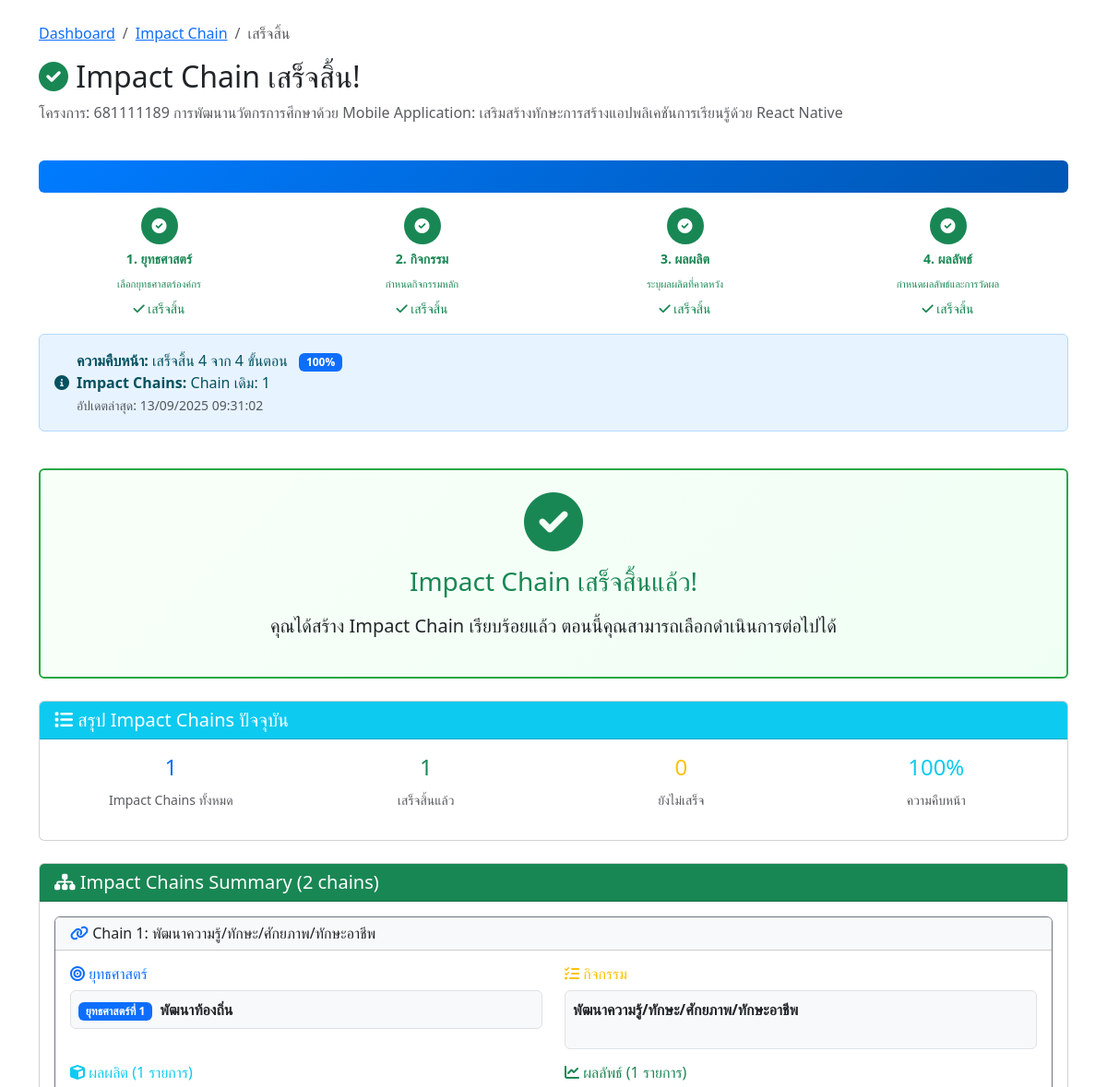
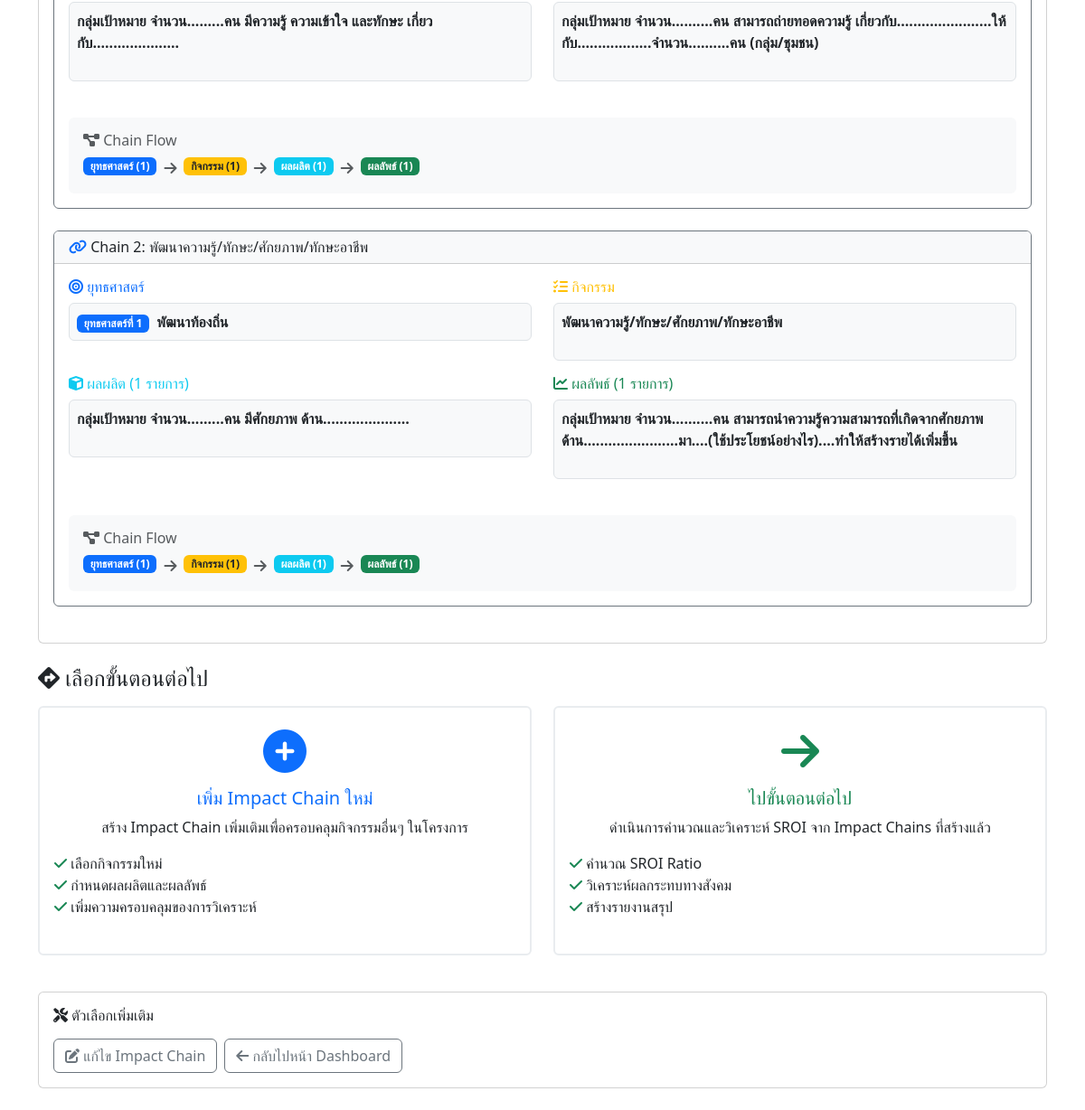
The page /impact-chain/step4-completion.php?project_id=10 (signed in) on the database its author committed (2 pictures, top to bottom).
### tables this page shows
CREATE TABLE `projects` (
  `id` int(11) NOT NULL,
  `project_code` varchar(50) NOT NULL COMMENT 'รหัสโครงการ',
  `name` varchar(500) NOT NULL COMMENT 'ชื่อโครงการ',
  `description` text DEFAULT NULL COMMENT 'รายละเอียดโครงการ',
  `objective` text DEFAULT NULL COMMENT 'วัตถุประสงค์โครงการ',
  `start_date` date DEFAULT NULL COMMENT 'วันที่เริ่มโครงการ',
  `end_date` date DEFAULT NULL COMMENT 'วันที่สิ้นสุดโครงการ',
  `budget` decimal(15,2) DEFAULT NULL COMMENT 'งบประมาณ',
  `organization` varchar(300) DEFAULT NULL COMMENT 'หน่วยงาน/องค์กร',
  `project_manager` varchar(200) DEFAULT NULL COMMENT 'ผู้จัดการโครงการ',
  `status` enum('incompleted','completed') DEFAULT 'incompleted' COMMENT 'สถานะโครงการ',
  `created_by` varchar(100) DEFAULT NULL COMMENT 'ผู้สร้าง',
  `created_at` timestamp NOT NULL DEFAULT current_timestamp(),
  `updated_at` timestamp NOT NULL DEFAULT current_timestamp() ON UPDATE current_timestamp(),
  `impact_chain_status` longtext DEFAULT NULL CHECK (json_valid(`impact_chain_status`)),
  `total_impact_chains` int(11) DEFAULT 0 COMMENT 'จำนวน Impact Chain ทั้งหมด',
  `current_chain_id` int(11) DEFAULT NULL COMMENT 'Impact Chain ที่กำลังทำอยู่'
);

CREATE TABLE `project_activities` (
  `id` int(11) NOT NULL,
  `project_id` int(11) NOT NULL COMMENT 'รหัสโครงการ',
  `activity_id` int(11) NOT NULL COMMENT 'รหัสกิจกรรม',
  `chain_sequence` int(11) DEFAULT 1,
  `created_by` varchar(100) DEFAULT NULL COMMENT 'ผู้สร้าง',
  `created_at` timestamp NOT NULL DEFAULT current_timestamp(),
  `updated_at` timestamp NOT NULL DEFAULT current_timestamp() ON UPDATE current_timestamp(),
  `act_details` text DEFAULT NULL
);

CREATE TABLE `strategies` (
  `strategy_id` int(11) NOT NULL,
  `strategy_code` varchar(50) NOT NULL,
  `strategy_name` varchar(255) NOT NULL,
  `description` text DEFAULT NULL,
  `created_at` timestamp NOT NULL DEFAULT current_timestamp()
);

CREATE TABLE `project_outputs` (
  `id` int(11) NOT NULL,
  `project_id` int(11) NOT NULL COMMENT 'รหัสโครงการ',
  `output_id` int(11) NOT NULL COMMENT 'รหัสผลผลิต',
  `chain_sequence` int(11) DEFAULT 1,
  `output_details` text NOT NULL COMMENT 'รายละเอียดเพิ่มเติมของผลผลิต',
  `created_by` varchar(100) DEFAULT NULL COMMENT 'ผู้สร้าง',
  `created_at` timestamp NOT NULL DEFAULT current_timestamp(),
  `updated_at` timestamp NOT NULL DEFAULT current_timestamp() ON UPDATE current_timestamp()
);

CREATE TABLE `project_outcomes` (
  `id` int(11) NOT NULL,
  `project_id` int(11) NOT NULL,
  `outcome_id` int(11) NOT NULL,
  `chain_sequence` int(11) DEFAULT 1,
  `outcome_details` text DEFAULT NULL COMMENT 'รายละเอียดเพิ่มเติมของผลลัพธ์',
  `created_by` int(11) NOT NULL,
  `created_at` timestamp NOT NULL DEFAULT current_timestamp(),
  `updated_at` timestamp NOT NULL DEFAULT current_timestamp() ON UPDATE current_timestamp()
);

### impact-chain/step4-completion.php (the view, shortened to what the rows shown need)
<?php
require_once '../config.php';
$project_id = isset($_GET['project_id']) ? (int)$_GET['project_id'] : 0;
$user_id = $_SESSION['user_id'];
$check_query = "SELECT * FROM projects WHERE id = ? AND created_by = ?";
$check_stmt = mysqli_prepare($conn, $check_query);
mysqli_stmt_bind_param($check_stmt, 'ii', $project_id, $user_id);
mysqli_stmt_execute($check_stmt);
$project_result = mysqli_stmt_get_result($check_stmt);
$project = mysqli_fetch_assoc($project_result);
$status = getMultipleImpactChainStatus($project_id);
$impact_chains_data = [];
if ($project_id > 0) {
    $chains_query = "
        SELECT
            a.activity_id,
            a.activity_code,
            COALESCE(pa.act_details, a.activity_name) as activity_name,
            a.activity_description,
            pa.chain_sequence,
            pa.id as project_activity_id
        FROM activities a
        INNER JOIN project_activities pa ON a.activity_id = pa.activity_id
        WHERE pa.project_id = ?
        ORDER BY pa.chain_sequence, a.activity_code
    ";
    $chains_stmt = mysqli_prepare($conn, $chains_query);
    mysqli_stmt_bind_param($chains_stmt, "i", $project_id);
    mysqli_stmt_execute($chains_stmt);
    $chains_result = mysqli_stmt_get_result($chains_stmt);
    while ($chain = mysqli_fetch_assoc($chains_result)) {
        $activity_id = $chain['activity_id'];
        $chain_sequence = $chain['chain_sequence'];
        $chain_data = [
            'activity' => $chain,
            'strategies' => [],
            'outputs' => [],
            'outcomes' => []
        ];
        $strategies_query = "
            SELECT DISTINCT s.strategy_id, s.strategy_code, s.strategy_name, s.description
            FROM strategies s
            INNER JOIN project_strategies ps ON s.strategy_id = ps.strategy_id
            WHERE ps.project_id = ?
            ORDER BY s.strategy_code
        ";
        $strategies_stmt = mysqli_prepare($conn, $strategies_query);
        mysqli_stmt_bind_param($strategies_stmt, "i", $project_id);
        mysqli_stmt_execute($strategies_stmt);
        $strategies_result = mysqli_stmt_get_result($strategies_stmt);
        while ($strategy = mysqli_fetch_assoc($strategies_result)) {
            $chain_data['strategies'][] = $strategy;
        }
        $outputs_query = "
            SELECT o.output_id, o.output_sequence, o.output_description,
                   po.output_details as project_output_details
            FROM outputs o
            INNER JOIN project_outputs po ON o.output_id = po.output_id
            WHERE o.activity_id = ? AND po.project_id = ? AND po.chain_sequence = ?
            ORDER BY o.output_sequence
        ";
        $outputs_stmt = mysqli_prepare($conn, $outputs_query);
        mysqli_stmt_bind_param($outputs_stmt, "iii", $activity_id, $project_id, $chain_sequence);
        mysqli_stmt_execute($outputs_stmt);
        $outputs_result = mysqli_stmt_get_result($outputs_stmt);
        while ($output = mysqli_fetch_assoc($outputs_result)) {
            $chain_data['outputs'][] = $output;
        }
        $outcomes_query = "
            SELECT oc.outcome_id, oc.outcome_sequence, oc.outcome_description,
                   po_custom.outcome_details as project_outcome_details
            FROM outcomes oc
            INNER JOIN project_outcomes po_custom ON oc.outcome_id = po_custom.outcome_id
            INNER JOIN outputs o ON oc.output_id = o.output_id
            WHERE o.activity_id = ? AND po_custom.project_id = ? AND po_custom.chain_sequence = ?
            ORDER BY oc.outcome_sequence
        ";
        $outcomes_stmt = mysqli_prepare($conn, $outcomes_query);
        mysqli_stmt_bind_param($outcomes_stmt, "iii", $activity_id, $project_id, $chain_sequence);
        mysqli_stmt_execute($outcomes_stmt);
        $outcomes_result = mysqli_stmt_get_result($outcomes_stmt);
        while ($outcome = mysqli_fetch_assoc($outcomes_result)) {
            $chain_data['outcomes'][] = $outcome;
        }
        $impact_chains_data[] = $chain_data;
    }
}
?>
<!DOCTYPE html>
<html lang="th">
<head>
    <link href="https://cdn.jsdelivr.net/npm/bootstrap@5.3.0/dist/css/bootstrap.min.css" rel="stylesheet">
    <link href="https://cdnjs.cloudflare.com/ajax/libs/font-awesome/6.0.0/css/all.min.css" rel="stylesheet">
</head>
<body>
    <div class="container mt-4">
        <div class="row mb-4">
            <div class="col-12">
                <nav aria-label="breadcrumb">
                    <ol class="breadcrumb">
                    </ol>
                </nav>
                <h2><i class="fas fa-check-circle text-success"></i> Impact Chain เสร็จสิ้น!</h2>
                <p class="text-muted">โครงการ: <?php echo htmlspecialchars($project['project_code']); ?> <?php echo htmlspecialchars($project['name']); ?></p>
            </div>
        </div>
        <div class="row mb-4">
            <div class="col-12">
                <div class="card">
                    <div class="card-body">
                        <?php if (!empty($impact_chains_data)): ?>
                            <?php foreach ($impact_chains_data as $index => $chain_data): ?>
                                <div class="card border-secondary mb-4">
                                    <div class="card-header bg-light">
                                        <h6 class="mb-0">
                                            <i class="fas fa-link text-primary"></i>
                                            Chain <?php echo $chain_data['activity']['chain_sequence']; ?>: <?php echo htmlspecialchars($chain_data['activity']['activity_name']); ?>
                                        </h6>
                                    </div>
                                    <div class="card-body">
                                        <div class="row">
                                            <div class="col-md-6 mb-3">
                                                <h6 class="text-primary"><i class="fas fa-bullseye"></i> ยุทธศาสตร์</h6>
                                                <?php if (!empty($chain_data['strategies'])): ?>
                                                    <?php foreach ($chain_data['strategies'] as $strategy): ?>
                                                        <div class="p-2 bg-light rounded border mb-2">
                                                            <span class="badge bg-primary me-1"><?php echo htmlspecialchars($strategy['strategy_code']); ?></span>
                                                            <strong><?php echo htmlspecialchars($strategy['strategy_name']); ?></strong>
                                                        </div>
                                                    <?php endforeach; ?>
                                                <?php else: ?>
                                                    <div class="text-muted"><small>ไม่มีข้อมูลยุทธศาสตร์</small></div>
                                                <?php endif; ?>
                                            </div>
                                            <div class="col-md-6 mb-3">
                                                <h6 class="text-warning"><i class="fas fa-tasks"></i> กิจกรรม</h6>
                                                <div class="p-2 bg-light rounded border editable-item"
                                                     onclick="openEditModal('activity', '<?php echo $chain_data['activity']['project_activity_id']; ?>', '<?php echo htmlspecialchars($chain_data['activity']['activity_name'], ENT_QUOTES); ?>', 'กิจกรรม', <?php echo $chain_data['activity']['chain_sequence']; ?>)"
                                                     title="คลิกเพื่อแก้ไข">
                                                    <strong><?php echo htmlspecialchars($chain_data['activity']['activity_name']); ?></strong>
                                                </div>
                                            </div>
                                            <div class="col-md-6 mb-3">
                                                <h6 class="text-info"><i class="fas fa-cube"></i> ผลผลิต (<?php echo count($chain_data['outputs']); ?> รายการ)</h6>
                                                <?php if (!empty($chain_data['outputs'])): ?>
                                                    <?php foreach ($chain_data['outputs'] as $output): ?>
                                                        <div class="p-2 bg-light rounded border mb-2 editable-item"
                                                             onclick="openEditModal('output', '<?php echo $output['output_id']; ?>', '<?php echo htmlspecialchars($output['project_output_details'] ?: $output['output_description'], ENT_QUOTES); ?>', 'ผลผลิต', <?php echo $chain_data['activity']['chain_sequence']; ?>)"
                                                             title="คลิกเพื่อแก้ไข">
                                                            <?php if (!empty($output['project_output_details'])): ?>
                                                                <strong><?php echo htmlspecialchars($output['project_output_details']); ?></strong>
                                                            <?php else: ?>
                                                                <strong><?php echo htmlspecialchars($output['output_description']); ?></strong>
                                                            <?php endif; ?>
                                                        </div>
                                                    <?php endforeach; ?>
                                                <?php else: ?>
                                                    <div class="text-muted"><small>ไม่มีข้อมูลผลผลิต</small></div>
                                                <?php endif; ?>
                                            </div>
                                            <div class="col-md-6 mb-3">
                                                <h6 class="text-success"><i class="fas fa-chart-line"></i> ผลลัพธ์ (<?php echo count($chain_data['outcomes']); ?> รายการ)</h6>
                                                <?php if (!empty($chain_data['outcomes'])): ?>
                                                    <?php foreach ($chain_data['outcomes'] as $outcome): ?>
                                                        <div class="p-2 bg-light rounded border mb-2 editable-item"
                                                             onclick="openEditModal('outcome', '<?php echo $outcome['outcome_id']; ?>', '<?php echo htmlspecialchars($outcome['project_outcome_details'] ?: $outcome['outcome_description'], ENT_QUOTES); ?>', 'ผลลัพธ์', <?php echo $chain_data['activity']['chain_sequence']; ?>)"
                                                             title="คลิกเพื่อแก้ไข">
                                                            <?php if (!empty($outcome['project_outcome_details'])): ?>
                                                                <strong><?php echo htmlspecialchars($outcome['project_outcome_details']); ?></strong>
                                                            <?php else: ?>
                                                                <strong><?php echo htmlspecialchars($outcome['outcome_description']); ?></strong>
                                                            <?php endif; ?>
                                                        </div>
                                                    <?php endforeach; ?>
                                                <?php else: ?>
                                                    <div class="text-muted"><small>ไม่มีข้อมูลผลลัพธ์</small></div>
                                                <?php endif; ?>
                                            </div>
                                        </div>
                                        <div class="mt-3 p-3 bg-light rounded">
                                            <h6 class="text-muted mb-2"><i class="fas fa-project-diagram"></i> Chain Flow</h6>
                                            <div class="d-flex align-items-center flex-wrap">
                                                <span class="badge bg-primary me-2 mb-1">ยุทธศาสตร์ (<?php echo count($chain_data['strategies']); ?>)</span>
                                                <i class="fas fa-arrow-right text-muted me-2"></i>
                                                <span class="badge bg-warning text-dark me-2 mb-1">กิจกรรม (1)</span>
                                                <i class="fas fa-arrow-right text-muted me-2"></i>
                                                <span class="badge bg-info me-2 mb-1">ผลผลิต (<?php echo count($chain_data['outputs']); ?>)</span>
                                                <i class="fas fa-arrow-right text-muted me-2"></i>
                                                <span class="badge bg-success me-2 mb-1">ผลลัพธ์ (<?php echo count($chain_data['outcomes']); ?>)</span>
                                            </div>
                                        </div>
                                    </div>
                                </div>
                            <?php endforeach; ?>
                        <?php endif; ?>
                    </div>
                </div>
            </div>
        </div>
    </div>
</body>
</html>

### rows shown on the page
projects: project_code "681111189", name "การพัฒนานวัตกรการศึกษาด้วย Mobile Application: เสริมสร้างทักษะการสร้างแอปพลิเคชันการเรียนรู้ด้วย React Native"
project_activities: chain_sequence "1", activity_name "พัฒนาความรู้/ทักษะ/ศักยภาพ/ทักษะอาชีพ", count($chain_data['outputs']) "1", count($chain_data['outcomes']) "1", count($chain_data['strategies']) "1"
strategies: strategy_code "ยุทธศาสตร์ที่ 1", strategy_name "พัฒนาท้องถิ่น"
project_outputs: output_details "กลุ่มเป้าหมาย จำนวน.........คน มีความรู้ ความเข้าใจ และทักษะ เกี่ยวกับ....................."
project_outcomes: outcome_details "กลุ่มเป้าหมาย จำนวน..........คน สามารถถ่ายทอดความรู้ เกี่ยวกับ.......................ให้กับ..................จำนวน..........คน (กลุ่ม/ชุมชน)"
project_activities: chain_sequence "2", activity_name "พัฒนาความรู้/ทักษะ/ศักยภาพ/ทักษะอาชีพ", count($chain_data['outputs']) "1", count($chain_data['outcomes']) "1", count($chain_data['strategies']) "1"
project_outputs: output_details "กลุ่มเป้าหมาย จำนวน.........คน มีศักยภาพ ด้าน....................."
project_outcomes: outcome_details "กลุ่มเป้าหมาย จำนวน..........คน สามารถนำความรู้ความสามารถที่เกิดจากศักยภาพ ด้าน.......................มา....(ใช้ประโยชน์อย่างไร)....ทำให้สร้างรายได้เพิ่มขึ้น"

### other values the page prints
$steps[$i]['name'] "ยุทธศาสตร์"
$steps[$i]['description'] "เลือกยุทธศาสตร์องค์กร"
$steps[$i]['name'] "กิจกรรม"
$steps[$i]['description'] "กำหนดกิจกรรมหลัก"
$steps[$i]['name'] "ผลผลิต"
$steps[$i]['description'] "ระบุผลผลิตที่คาดหวัง"
$steps[$i]['name'] "ผลลัพธ์"
$steps[$i]['description'] "กำหนดผลลัพธ์และการวัดผล"
$completed_count "4"
$progress_percentage "100"
date('d/m/Y H:i:s', strtotime($status['last_updated'])) "13/09/2025 09:31:02"
$progress_data['total_chains'] "1"
$progress_data['completed_chains'] "1"
$progress_data['total_chains'] - $progress_data['completed_chains'] "0"
$progress_data['progress_percentage'] "100"
